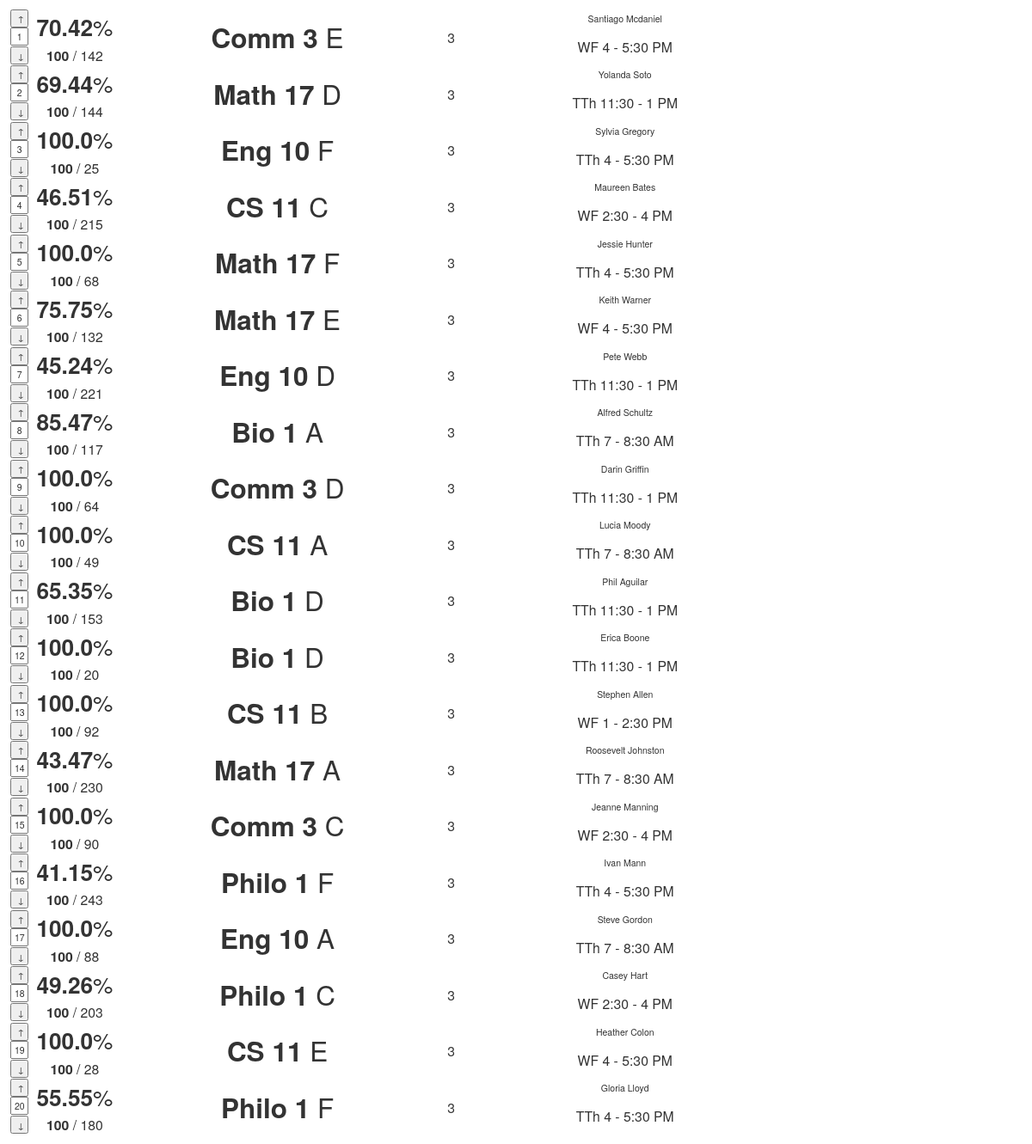
The app's page /stats/stats with its own data.
### stats/models.py (models this page shows, shortened)
class  Subject(models.Model):
    rank = models.IntegerField(default=0)
    slots = models.IntegerField(default=0)
    demand = models.IntegerField(default=0)
    subject = models.CharField(max_length=50, default="subj")
    section = models.CharField(max_length=20, default="section")
    prof = models.CharField(max_length=100,  default="prof")
    sched = models.CharField(max_length=1000, default="sched")
    units = models.IntegerField(default=3)

### stats/views.py (the view)
# urls.py: url(r'^stats/', include('stats.urls')),
def stats(request):
    s = filter(lambda x: x.rank > 0, Subject.objects.all())
    subjects = [SubjectStats(rank=i.rank, slots=i.slots, demand=i.demand, subject=i.subject, section=i.section, units=i.units, prof=i.prof, sched=i.sched) for i in s]
    for i, val in enumerate(subjects):
        subjects[i].total_prob = int(float(val.slots) / float(val.demand) *10000) / 100.0
        if subjects[i].total_prob  >= 100:
            subjects[i].total_prob = 100.0
    context = { 'subjects': subjects }
    return render(request, 'stats/stats.html', context)

### stats/templates/stats/stats.html (shortened to what this page needs)
<!DOCTYPE html>
<html>
    <head>
        {% load static %}
        <link rel="stylesheet" href="{% static "stats/bootstrap.min.css" %}">
        {% load static %}
        {% load static %}
    </head>
    <body onload="loaded();">
        <main>
            <table id="main-list">
                {% for result in subjects %}
                    <tbody class="main-result">
                        <tr>
                            <td class="main-moveup"><button>&uarr;</button></td>
                            <td class="main-prob" rowspan="2"><strong>{{result.total_prob}}</strong>%</td>
                            <td class="main-subject" rowspan="3">
                                <strong>{{result.subject}}</strong>
                                {{result.section}}
                            </td>
                            <td class="main-units" rowspan="3">{{result.units}}</td>
                            <td class="main-profs">{{result.prof}}</td>
                        </tr>
                        <tr>
                            <td class="main-rank"><input type="text" class="main-rankinput" value="&nbsp;"></input></td>
                            <td class="main-sched" rowspan="2">{{result.sched}}</td>
                        </tr>
                        <tr>
                            <td class="main-movedn"><button>&darr;</button></td>
                            <td class="main-slots">
                                <strong>{{result.slots}}</strong>
                                / {{result.demand}}
                            </td>
                        </tr>
                    </tbody>
                    {% endfor %}
            </table>
        </main>
    </body>
</html>

### stats/templates/stats/stats.html (style rules this page uses)
main { font-size:0.75em; margin: 1em; }
#main-list * { text-align:center; }
.main-result>tr>td { padding:0; }
.main-result>tr>td:first-child,.main-result>tr>td:first-child>* { width:2em; }
.main-prob { width:0.5em; font-size:2.5em; }
.main-subject { width:10em; font-size:3em; }
.main-units { width:2em; font-size:1.5em; }
.main-profs { width:30em; }
.main-sched { width:20em; font-size:1.5em; }
.main-slots { width:0.3em; font-size:1.5em; }

### records on screen
Subject: subject "Comm 3", prof "Santiago Mcdaniel", sched "WF 4 - 5:30 PM"
Subject: subject "Math 17", prof "Yolanda Soto", sched "TTh 11:30 - 1 PM"
Subject: subject "Eng 10", prof "Sylvia Gregory", sched "TTh 4 - 5:30 PM"
Subject: subject "CS 11", prof "Maureen Bates", sched "WF 2:30 - 4 PM"
Subject: subject "Math 17", prof "Jessie Hunter", sched "TTh 4 - 5:30 PM"
Subject: subject "Math 17", prof "Keith Warner", sched "WF 4 - 5:30 PM"
Subject: subject "Eng 10", prof "Pete Webb", sched "TTh 11:30 - 1 PM"
Subject: subject "Bio 1", prof "Alfred Schultz", sched "TTh 7 - 8:30 AM"
Subject: subject "Comm 3", prof "Darin Griffin", sched "TTh 11:30 - 1 PM"
Subject: subject "CS 11", prof "Lucia Moody", sched "TTh 7 - 8:30 AM"
Subject: subject "Bio 1", prof "Phil Aguilar", sched "TTh 11:30 - 1 PM"
Subject: subject "Bio 1", prof "Erica Boone", sched "TTh 11:30 - 1 PM"
Subject: subject "CS 11", prof "Stephen Allen", sched "WF 1 - 2:30 PM"
Subject: subject "Math 17", prof "Roosevelt Johnston", sched "TTh 7 - 8:30 AM"
Subject: subject "Comm 3", prof "Jeanne Manning", sched "WF 2:30 - 4 PM"
Subject: subject "Philo 1", prof "Ivan Mann", sched "TTh 4 - 5:30 PM"
Subject: subject "Eng 10", prof "Steve Gordon", sched "TTh 7 - 8:30 AM"
Subject: subject "Philo 1", prof "Casey Hart", sched "WF 2:30 - 4 PM"
Subject: subject "CS 11", prof "Heather Colon", sched "WF 4 - 5:30 PM"
Subject: subject "Philo 1", prof "Gloria Lloyd", sched "TTh 4 - 5:30 PM"

### other values on screen
{{ result.total_prob }} "70.42" "69.44" "100.0" "46.51" "100.0" "75.75" "45.24" "85.47" "100.0" "100.0" "65.35" "100.0" "100.0" "43.47" "100.0" "41.15" "100.0" "49.26" "100.0" "55.55"
{{ result.section }} "E" "D" "F" "C" "F" "E" "D" "A" "D" "A" "D" "D" "B" "A" "C" "F" "A" "C" "E" "F"
{{ result.units }} "3" "3" "3" "3" "3" "3" "3" "3" "3" "3" "3" "3" "3" "3" "3" "3" "3" "3" "3" "3"
{{ result.slots }} "100" "100" "100" "100" "100" "100" "100" "100" "100" "100" "100" "100" "100" "100" "100" "100" "100" "100" "100" "100"
{{ result.demand }} "142" "144" "25" "215" "68" "132" "221" "117" "64" "49" "153" "20" "92" "230" "90" "243" "88" "203" "28" "180"
